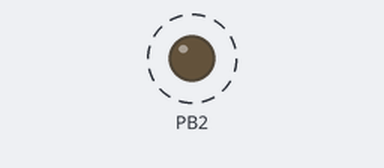
A program run on a simulated ATmega328P, built with avr-gcc and emulated at 16 MHz. On the bench: output pins drawn as LEDs (lit = HIGH). Dashed ring = blinking.

Above: at 0.2 s.
Timing chart, 0 to 3.0 s (numbered marks = the images above):
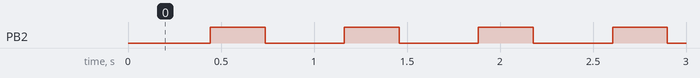

The program:

main.c
```c
// The following Code is #3 of DA2C, covering the topic of #1 (Duty Cycle) from DA2A

#define F_CPU 16000000UL                   // Frequency of the board
#include <avr/io.h>
#include <avr/interrupt.h>                 // Library must include to use interrupt
int ocount = 0;                            // Declaring overflow counter

int main(void)
{
	DDRB |= (1 << DDB2);                   // LED 2 is the output
	TCCR0A |= (1 << WGM01);                // Using CTC Mode
	TCNT0 = 0x00;                          // Declaring Timer Register set to 0
	OCR0A = 0xFF;                          // Top timer value (255) to output compare register
	TCCR0B |= (1 << CS02 | (1 << CS00));   // Used to set prescaler to 1024
	TIMSK0 = (1 << OCIE0A);                // Compare match is enabled when OCIE0A is set
	sei();

	while(1)
	{
		// Infinite Loop
	}


}
ISR (TIMER0_COMPA_vect)		// Timer0 Compare match
{
	while((TIFR0 & 0x01) == 1)     // While timer interrupt flag is equal to 1 loop
	{
		TCNT0 = 0x00;              // TCNT0 set to 0x00 and will count up to 254
		TIFR0 = 0x01;              // TIFR0 is 0x01 so TOV0 is set due to overflow occurrence
		ocount++;                  // Increment overflow counter

		if (ocount <= 18)          // If overflow counter < 18, keep LED OFF (40%)
		PORTB = (0 << DDB2);       // Turn OFF LED

		else if (ocount >= 27)     // If overflow counter is >= 27, LED ON (60%)
		PORTB = (1 << DDB2);       // Turn ON LED

		if (ocount == 44)          // If overflow counter is equal to 44, reset overflow counter
		ocount = 0;                // Overflow counter reset to 0 so operation will restart
	}
}
```

Measured:
- by itself, PB2: alternates HIGH for 0.29 s and LOW for 0.43 s
